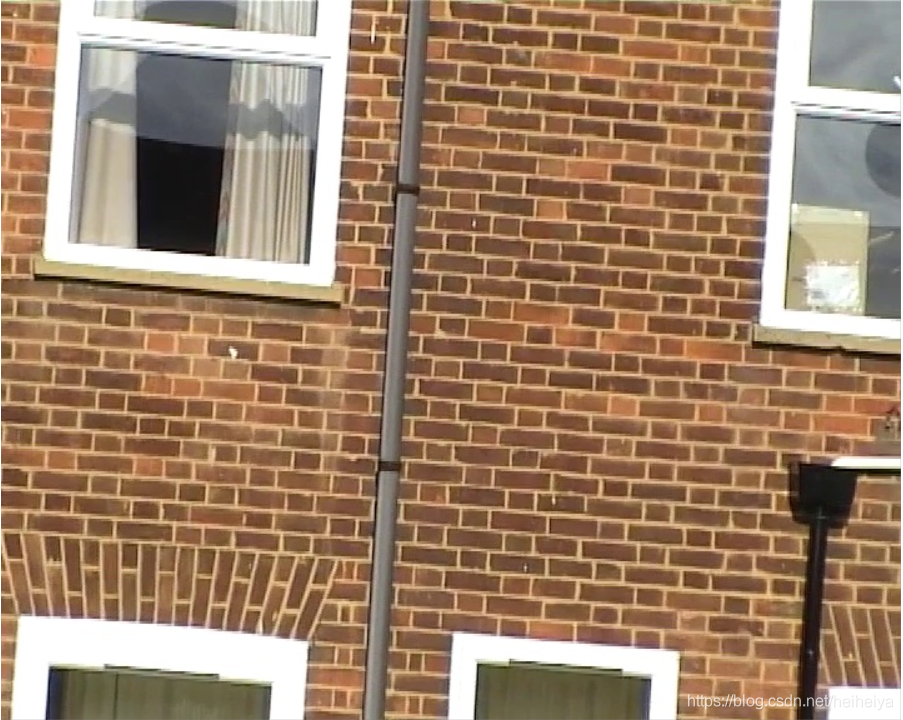
#> input picture opencv_project_practice/Lab4/images/wall.png, 903 x 720 px
$ python Ex2.py
#> lines starting #> are read from the running program, lines starting #| are printed output that depends on the picture
import cv2
import numpy as np
import matplotlib.pyplot as plt

# Read image
img = cv2.imread('images/wall.png', cv2.IMREAD_GRAYSCALE)
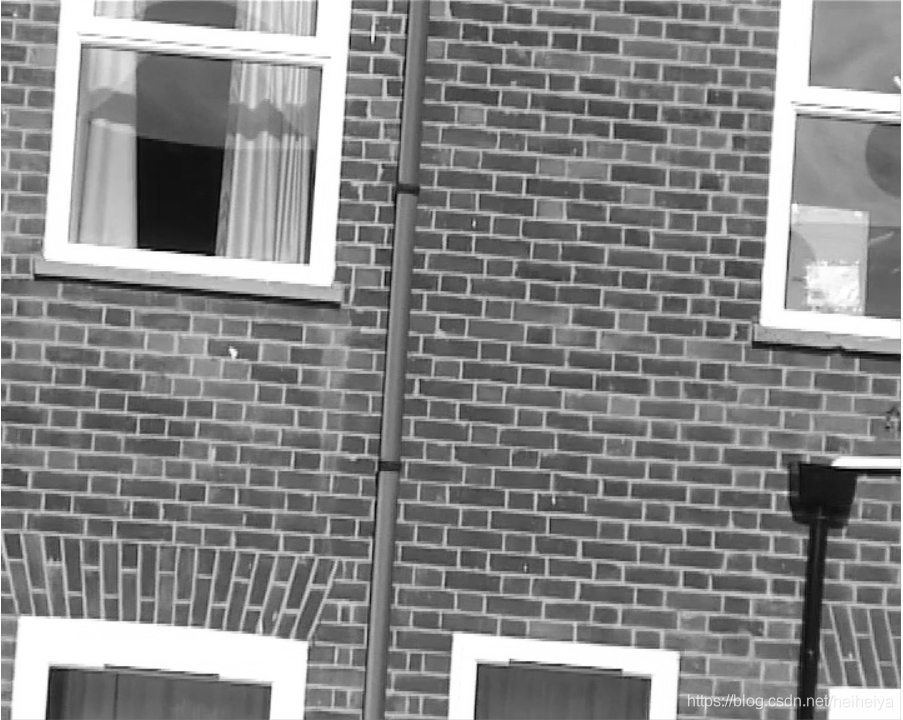
#> img: shape (720, 903); min 0, max 255, mean 134.8

# 顶帽
kernel = np.ones((20, 20), np.uint8)
tophat = cv2.morphologyEx(img, cv2.MORPH_TOPHAT, kernel)
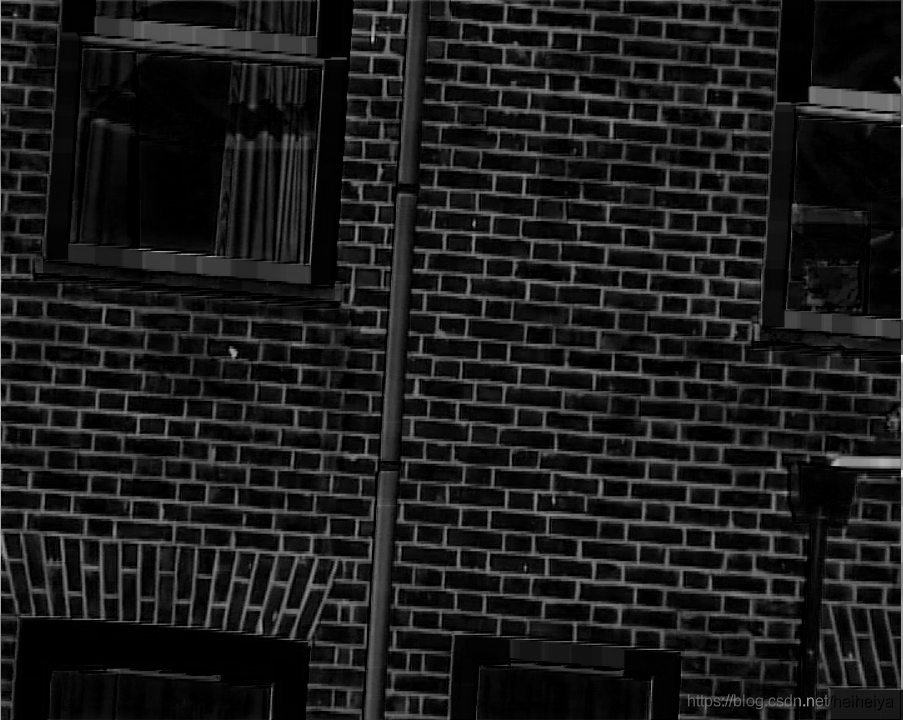
#> tophat: shape (720, 903); min 0, max 239, mean 27.2
# 黑帽
kernel = np.ones((20, 20), np.uint8)
blackhat = cv2.morphologyEx(img, cv2.MORPH_BLACKHAT, kernel)
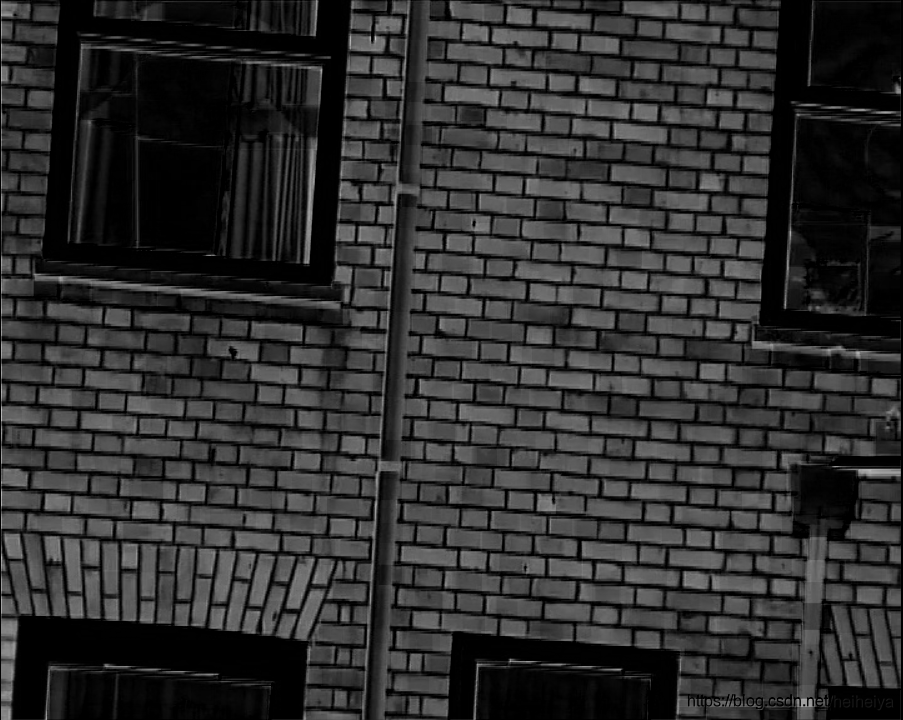
#> blackhat: shape (720, 903); min 0, max 194, mean 46.9

# plt展示
plt.subplot(1, 3, 1), plt.imshow(img, cmap='gray'), plt.title('Original')
plt.xticks([]), plt.yticks([])
plt.subplot(1, 3, 2), plt.imshow(tophat, cmap='gray'), plt.title('TopHat')
plt.xticks([]), plt.yticks([])
plt.subplot(1, 3, 3), plt.imshow(blackhat, cmap='gray'), plt.title('BlackHat')
plt.xticks([]), plt.yticks([])
plt.tight_layout(), plt.show()
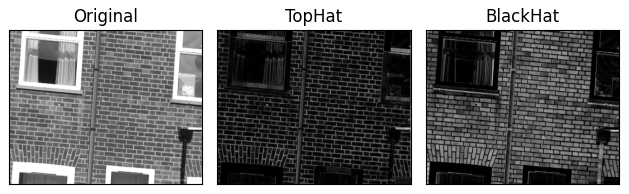
#> figure drawn by matplotlib, 3 panels

$ run again, with opencv_project_practice/Lab4/images/PCB.png copied over opencv_project_practice/Lab4/images/wall.png
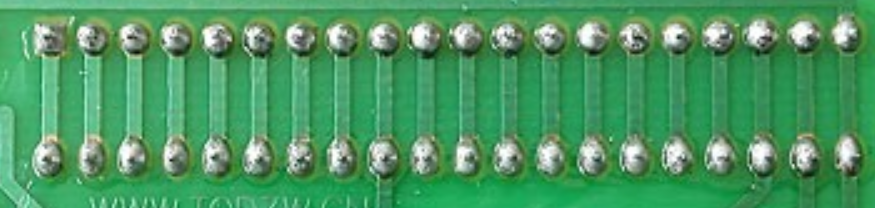
#> input picture opencv_project_practice/Lab4/images/PCB.png, 875 x 208 px
#> `blackhat = cv2.morphologyEx(img, cv2.MORPH_BLACKHAT, kernel)`:
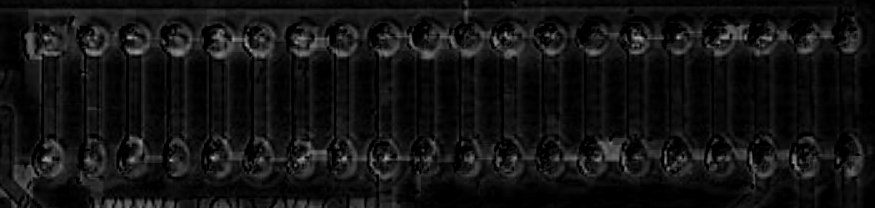
#> blackhat: shape (208, 875); min 0, max 176, mean 18.5
#> `plt.tight_layout(), plt.show()`:
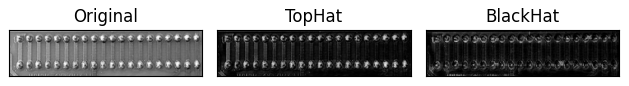
#> figure drawn by matplotlib, 3 panels
